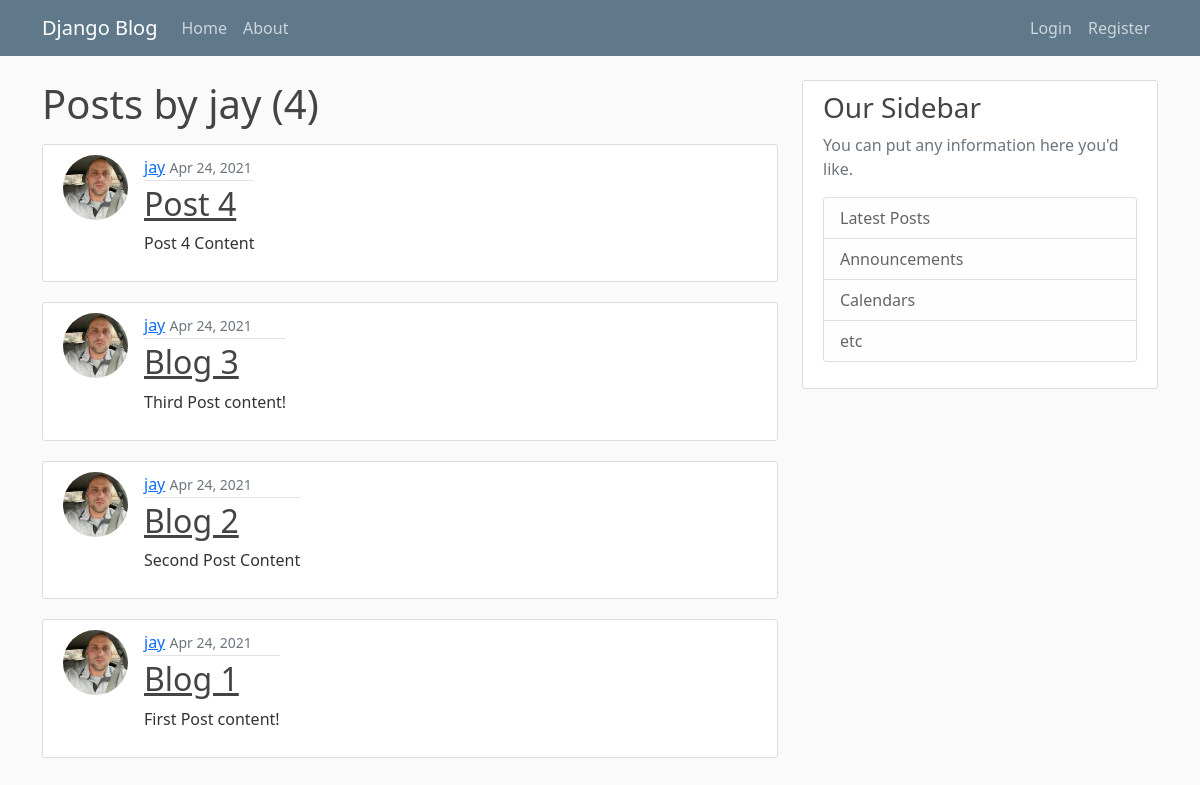
Page /user/jay on the earlier database version.
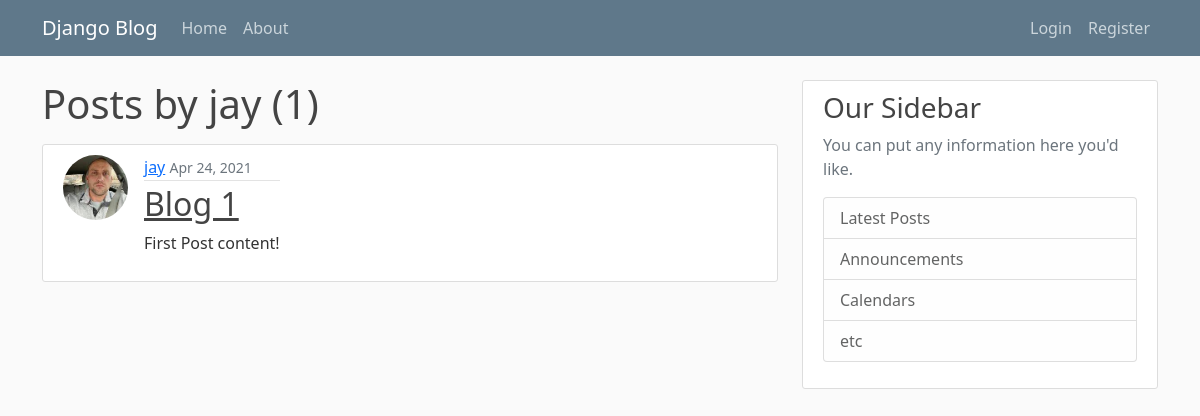
Same page on the later database version.
### blog/models.py (models this page shows, shortened)
class Post(models.Model):
    title = models.CharField(max_length=100)
    content = models.TextField()
    date_posted = models.DateTimeField(default=timezone.now)
    author = models.ForeignKey(User, on_delete=models.CASCADE)

### users/models.py (models this page shows, shortened)
class Profile(models.Model):
    user = models.OneToOneField(User, on_delete=models.CASCADE)
    image = models.ImageField(default='default.jpg', upload_to='profile_pics')

### blog/views.py (the view)
# urls.py: path('user/<str:username>', UserPostListView.as_view(), name='user-posts'),
class UserPostListView(ListView):
    model = Post
    template_name = 'blog/user_posts.html'
    context_object_name = 'posts'
    paginate_by = 5
    def get_queryset(self):
        user = get_object_or_404(User, username=self.kwargs.get('username'))
        return Post.objects.filter(author=user).order_by('-date_posted')

### blog/templates/blog/user_posts.html (shortened to what this page needs)
{% extends 'blog/base.html' %}
{% block content %}
    <h1 class="mb-3" >Posts by {{ view.kwargs.username }} ({{ page_obj.paginator.count }})</h1>
    {% for post in posts %}
        <article class="media content-section d-flex w-100">
            <div>
                <img class="rounded-circle article-img mx-0" src="{{ post.author.profile.image.url }}" alt="">
            </div>
            <div class="media-body px-3 ">
                <div class="article-metadata">
                    <a class="mr-2" href="{% url 'user-posts' post.author.username %}">{{ post.author }}</a>
                    <small class="text-muted">{{ post.date_posted | date:"M d, Y" }}</small>
                </div>
                <h2><a class="article-title" href="{% url 'post-detail' post.id %}">{{ post.title }}</a></h2>
                <p class="article-content">{{ post.content }}</p>
            </div>
        </article>
    {% endfor %}
{% endblock content %}

Differences in the rows shown:
removed Post: author.profile.image (picture), author "jay", date_posted "Apr 24, 2021", title "Post 4", content "Post 4 Content"
removed Post: author.profile.image (picture), author "jay", date_posted "Apr 24, 2021", title "Blog 3", content "Third Post content!"
removed Post: author.profile.image (picture), author "jay", date_posted "Apr 24, 2021", title "Blog 2", content "Second Post Content"
Other differences:
{{ page_obj.paginator.count }}: "4" → "1"
